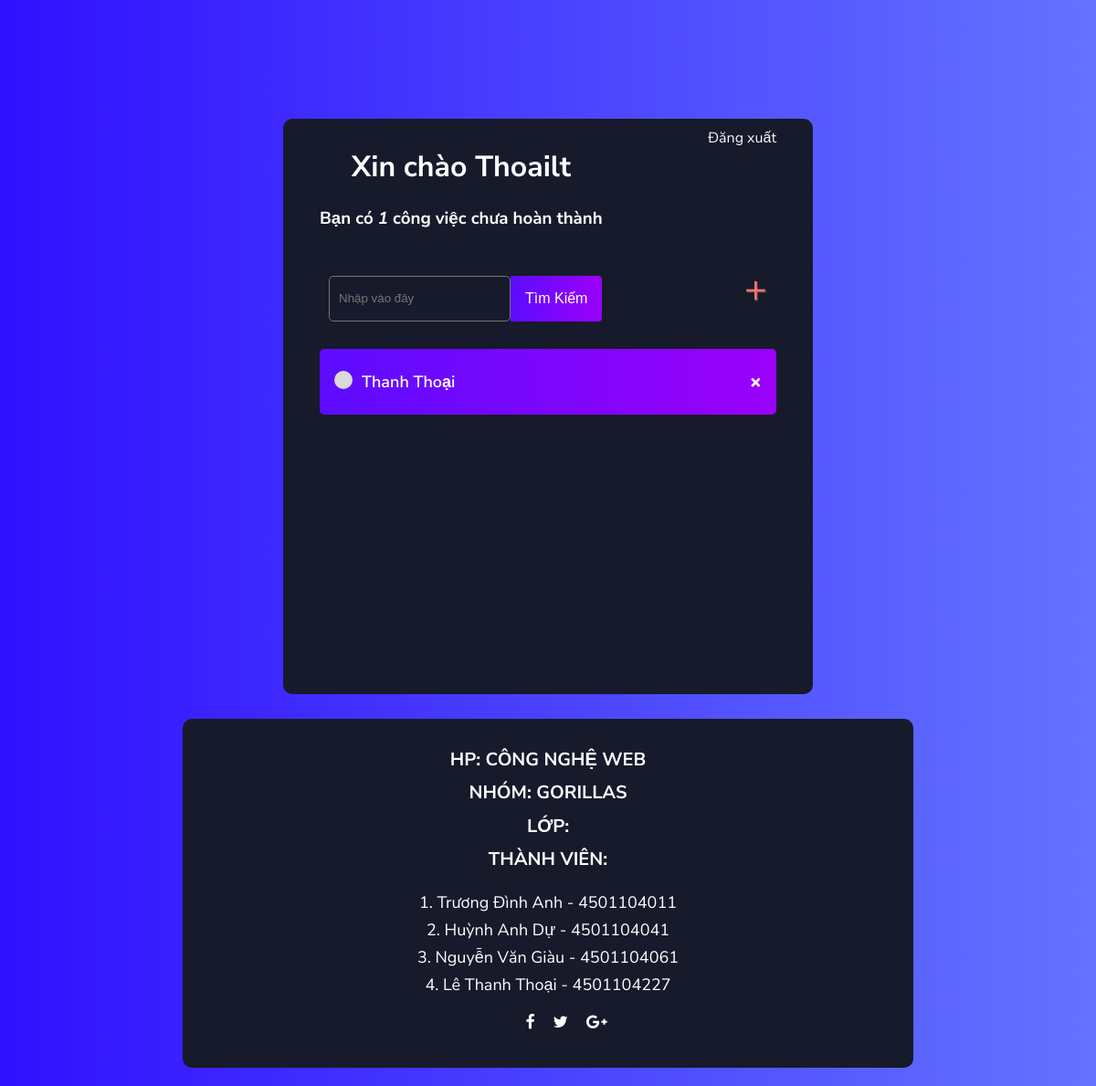
Before: / (signed in) with the older database file.
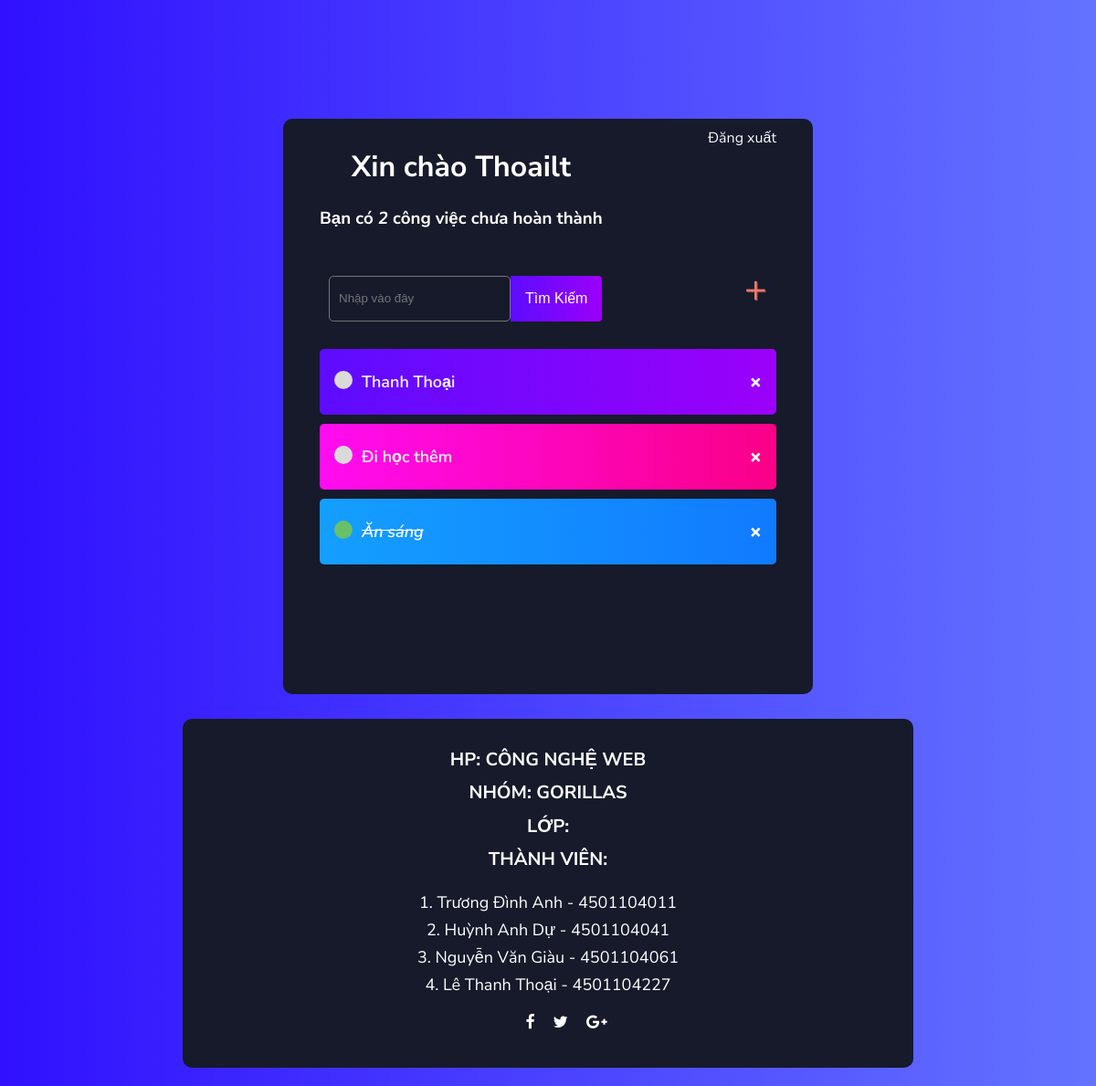
After: the same page with the newer database file.
### base/models.py (models this page shows)
class Task(models.Model):
    user = models.ForeignKey(User, on_delete=models.CASCADE, null=True, blank=True)
    title = models.CharField(max_length=200)
    description = models.TextField(null=True, blank=True)
    complete = models.BooleanField(default=False)
    created = models.DateTimeField(auto_now_add=True)
    def __str__(self):
        return self.title
    class Meta:
        ordering = ['complete']

### base/views.py (the view)
# urls.py: path('', TaskList.as_view(), name='tasks'),
class TaskList(LoginRequiredMixin, ListView):
    model = Task
    context_object_name = 'tasks'
    def get_context_data(self, **kwargs):
        context = super().get_context_data(**kwargs)
        context['tasks'] = context['tasks'].filter(user=self.request.user)
        context['count'] = context['tasks'].filter(complete=False).count()
        search_input = self.request.GET.get('search-area') or ''
        if search_input:
            context['tasks'] = context['tasks'].filter(title__startswith=search_input)
        context['search-input'] = search_input
        return context

### base/templates/base/task_list.html
{% extends 'base/main.html' %}
{% block content %}
<div class="header-bar">
    <div>
        <h1>Xin chào {{request.user|title}}</h1>
        <h3 style="margin:0">Bạn có <i>{{count}}</i> công việc chưa hoàn thành</h3>
    </div>
    {% if request.user.is_authenticated %}
    <a class = "logout" href="{% url 'logout' %}">Đăng xuất</a>
    {% else %}
    <a href="{% url 'login' %}">Đăng nhập</a>
    {% endif %}
</div>
<div id = "search-add-wrapper">
    <form action="" method="GET" style="margin-top:20px;display:flex;">
        <input class="input" type="text" name="search-area" placeholder="Nhập vào đây" value="{{search_input}}" style="color:#fff"">
        <input class="button" type="submit" value="Tìm kiếm">
    </form>
    <a id="add-link" href="{% url 'task-create' %}">&#x2b;</a>
</div>
<div class="task-item-wrapper">
    {%for task in tasks %}
        <div class="task-wrapper">
            {% if task.complete %}
                <div class="task-title">
                    <div class="task-complete-icon"></div>
                    <i><s><a href="{% url 'task-update' task.id %}">{{task}}</a></s></i>
                </div>
                <a class="delete-link" href="{% url 'task-delete' task.id %}">&#215;</a>
            {% else %}
                <div class="task-title">
                    <div class="task-incomplete-icon"></div>
                    <a href="{% url 'task-update' task.id %}">{{task}}</a>
                </div>
                <a class="delete-link" href="{% url 'task-delete' task.id %}">&#215;</a>
            {% endif %}
        </div>
    {% empty %}
        <h3 style="color: #fff;">Không có việc nào</h3>
    {% endfor %}
</div>
{% endblock content %}

### base/templates/base/main.html (shortened to what this page needs)
<!DOCTYPE html>
<html lang="en">
<head>
    <link rel="stylesheet" href="https://stackpath.bootstrapcdn.com/font-awesome/4.7.0/css/font-awesome.min.css">
</head>
<body>
    <div class="container">
        {% block content %}
        {% endblock content %}
    </div>
    <div class="footer">
        <div class="footer-title">
            <h4>HP: CÔNG NGHỆ WEB</h4>
            <h4>NHÓM: GORILLAS</h4>
            <h4>LỚP:</h4>
            <h4>THÀNH VIÊN:</h4>
        </div>
        <div class="footer-members">
            <span>1. Trương Đình Anh - 4501104011</span>
            <span>2. Huỳnh Anh Dự - 4501104041</span>
            <span>3. Nguyễn Văn Giàu - 4501104061</span>
            <span>4. Lê Thanh Thoại - 4501104227</span>
        </div>
        <ul class="socials">
            <li><a href="#"><i class="fa fa-facebook"></i></a></li>
            <li><a href="#"><i class="fa fa-twitter"></i></a></li>
            <li><a href="#"><i class="fa fa-google-plus"></i></a></li>
        </ul>
    </div>
</body>
</html>

### base/templates/base/main.html (style rules this page uses)
body { background: linear-gradient(90deg, rgba(48, 16, 255, 1) 0%,rgba(100, 115, 255, 1) 100%); background-color:#FAFAFA; font-family: 'Nunito Sans', sans-serif; padding-top:100px; margin: 20px; }
h1, h2, h3, h4, h5, h6 { font-family: 'Nunito Sans', sans-serif; }
a, p { color: #4b5156; text-decoration: none; }
.container { display: flex; flex-direction: column; justify-content: start; width: 520px; min-height: 600px; background: #161a2b; text-align: center; margin: 10px auto; border-radius: 10px; padding:0 30px 30px 30px; }
.header-bar { font-family: 200; display: flex; justify-content: space-between; color: #fff; padding: 10px; border-radius:5px 5px 0 0; }
.header-bar a { margin-bottom: 50px; color: rgb(247, 247,247); }
.task-wrapper { display: flex; justify-content: space-between; align-items: center; margin: 4px auto; color: #fff; background: linear-gradient( 90deg, rgba(255, 118, 20, 1) 0%, rgba(255, 84, 17, 1) 100% ); padding: 16px; margin: 10px; border-radius: 5px; width: 90%; transition: all 0.3s ease; }
.task-wrapper:nth-child(4n + 1) { background: linear-gradient( 90deg, rgba(93, 12, 255, 1) 0%, rgba(155, 0, 250, 1) 100% ); }
.task-wrapper:nth-child(4n + 2) { background: linear-gradient( 90deg, rgba(255, 12, 241, 1) 0%, rgba(250, 0, 135, 1) 100% ); }
.task-wrapper:nth-child(4n + 3) { background: linear-gradient( 90deg, rgba(20, 159, 255, 1) 0%, rgba(17, 122, 255, 1) 100% ); }
.task-title { display: flex; }
.task-title a { font-size: 18px; font-weight: 600; color: #fff; margin-left: 10px; }
.task-complete-icon { height: 20px; width: 20px; background-color: rgb(105, 192,105); border-radius: 50%; }
.task-incomplete-icon { height: 20px; width: 20px; background-color: rgb(218, 218, 218); border-radius: 50%; }
.delete-link { text-decoration: none; font-weight: 900; color: #fff; font-size: 22px; line-height: 0; padding: 20px 0px; }
#add-link { color: #EB796F; text-decoration: none; font-size: 42px; text-shadow: 1px 1px #81413b; }
#search-add-wrapper { display: flex; justify-content: space-between; align-items: center; padding: 20px; }
input[type=text], input[type=password], textarea { border: 1px solid #757575; border-radius: 5px; padding: 10px; width: 90%; }
.button { font-size: 16px; padding: 16px; border: none; border-radius: 0 4px 4px 0; cursor: pointer; outline: none; background: linear-gradient( 90deg, rgba(93, 12, 255, 1) 0%, rgba(155, 0, 250, 1) 100% ); color: #fff; text-transform: capitalize; transition: all 0.3s ease; }
.input { padding: 14px 32px 14px 16px; border-radius: 4px 0 0 4px; background: transparent; color: #333; }
.footer { justify-content: space-between; width: 800px; height: 350px; color: #fff; background: #161a2b; text-align: center; margin: auto; border-radius: 10px; padding-bottom: 32px; }
.footer h4 { line-height: 10px; font-size: 20px; transition: all 0.3s ease; }
.footer h4:first-child { padding-top: 40px; }
.footer-members { display: grid; }
.footer span { font-size: 18px; line-height: 30px; transition: all 0.3s ease; }
.socials { list-style: none; display: flex; align-items: center; justify-content: center; }
.socials li { margin: 0 10px; }
.socials a { text-decoration: none; color: #fff; }
.socials a i { font-size: 1.1rem; transition: color .4s ease; }

Changed rows visible on the page:
added Task: title "Đi học thêm"
added Task: title "Ăn sáng"
Other visible differences:
{{ count }}: "1" → "2"
